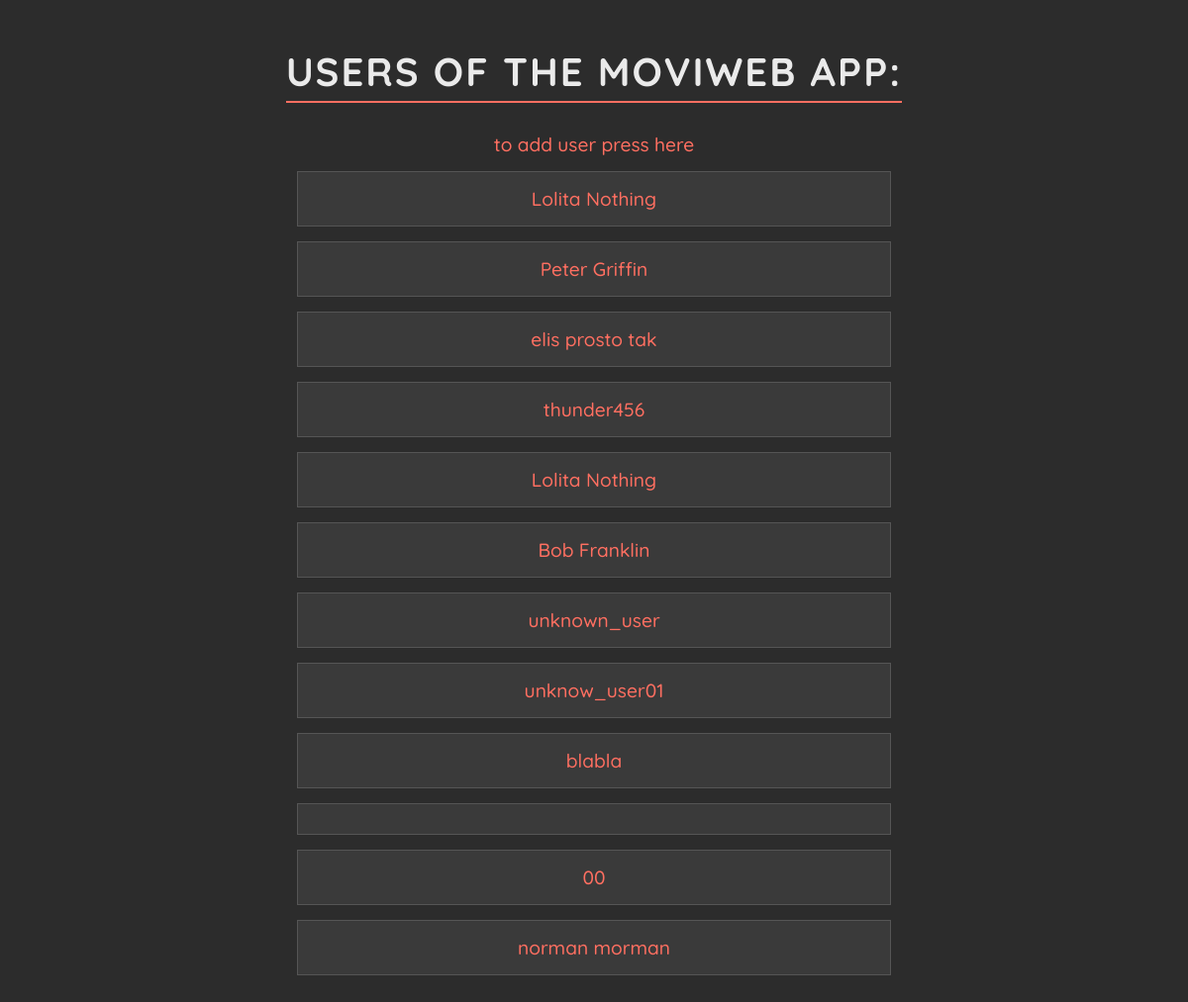
/users, run on an earlier commit of the app's database.
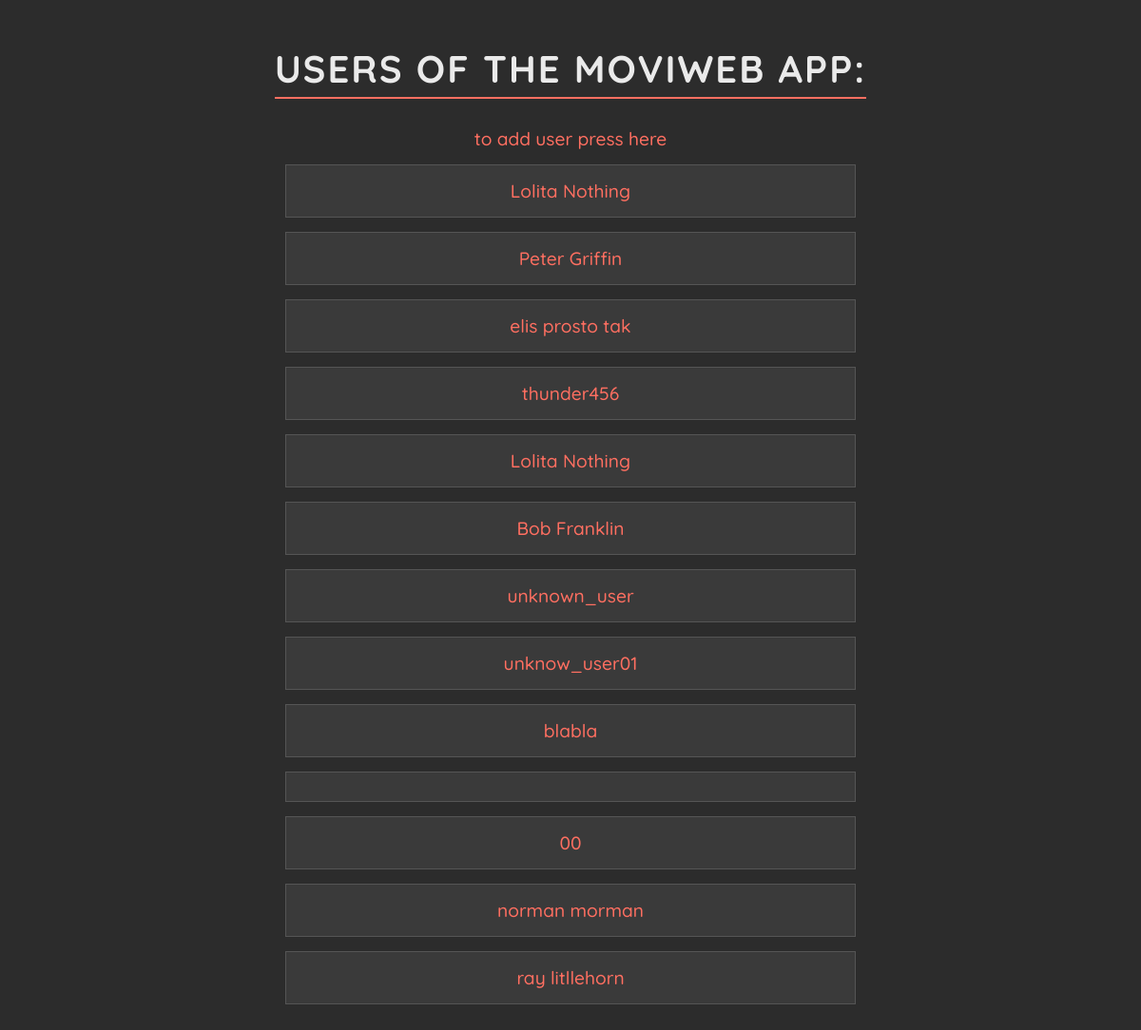
And on a later commit of the database.
### data_models.py (models this page shows, shortened)
class User(db.Model):
    __tablename__ = 'users'
    user_id = db.Column(db.Integer, primary_key=True, autoincrement=True)
    user_name = db.Column(db.String(100), nullable=False)
    movies = relationship('Movie', secondary=user_movies, back_populates='users')

### app.py (the view)
@app.route('/users', methods=['GET'])
def list_users():
    users = data_manager.list_all_users()
    return render_template('users.html', users=users)

### datamanager/sqlite_data_manager.py (called while the page is built)
    def list_all_users(self):
        with self.app.app_context():
            return self.db.session.query(User).all()

### templates/users.html (shortened to what this page needs)
<!DOCTYPE html>
<html lang="en">
<head>
</head>
<body>
    <h1>users of the MoviWeb App:</h1>
    <div>
        <a href="{{ url_for('add_user') }}">to add user press here</a>
    </div>
    <ul>
        {% for user in users %}
        <li>
            <a href="/users/{{ user.user_id }}">{{ user.user_name }}</a>
        </li>
        {% endfor %}
    </ul>
</body>
</html>

### templates/users.html (style rules this page uses)
body { background-color: #2C2C2C; font-family: 'Quicksand', sans-serif; color: #EAEAEA; text-align: center; margin: 0; padding: 20px; }
h1 { font-family: 'Quicksand', sans-serif; font-size: 2.5rem; color: #EAEAEA; margin-bottom: 30px; text-transform: uppercase; letter-spacing: 2px; border-bottom: 2px solid #FF6F61; display: inline-block; padding-bottom: 5px; }
ul { list-style-type: none; padding: 0; max-width: 600px; margin: 0 auto; }
li { background-color: #3A3A3A; border: 1px solid #555; margin: 15px 0; padding: 15px; transition: background-color 0.3s, transform 0.3s; }
a { text-decoration: none; color: #FF6F61; font-weight: 500; font-size: 1.2rem; transition: color 0.3s; }

What changed in the data, as far as the page shows it:
added User: user_name "ray litllehorn"
